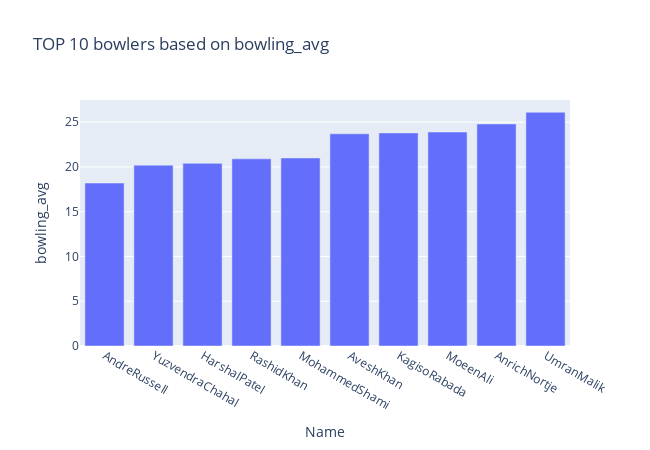

The cell this chart's notebook holds for it:
### Code cell
px.bar(x=new_df.sort_values(by='bowling_avg').head(10)['bowlerName'],
       y=new_df.sort_values(by='bowling_avg').head(10)['bowling_avg'],
       width=650, height=450,title="TOP 10 bowlers based on bowling_avg",labels=dict(x='Name',y='bowling_avg'))

### Figure 1 — Plotly figure (JSON) as saved in the notebook; plotly's stock layout.template omitted (floating-point values rounded to 4 significant figures)
{"data": [{"alignmentgroup": "True", "hovertemplate": "Name=%{x}<br>bowling_avg=%{y}<extra></extra>", "legendgroup": "", "marker": {"color": "#636efa", "pattern": {"shape": ""}}, "name": "", "offsetgroup": "", "orientation": "v", "showlegend": false, "textposition": "auto", "type": "bar", "x": ["AndreRussell", "YuzvendraChahal", "HarshalPatel", "RashidKhan", "MohammedShami", "AveshKhan", "KagisoRabada", "MoeenAli", "AnrichNortje", "UmranMalik"], "xaxis": "x", "y": [18.2, 20.2, 20.4, 20.9, 21, 23.7, 23.8, 23.9, 24.8, 26.1], "yaxis": "y"}], "layout": {"barmode": "relative", "height": 450, "legend": {"tracegroupgap": 0}, "title": {"text": "TOP 10 bowlers based on bowling_avg"}, "width": 650, "xaxis": {"anchor": "y", "domain": [0, 1], "title": {"text": "Name"}}, "yaxis": {"anchor": "x", "domain": [0, 1], "title": {"text": "bowling_avg"}}}}
